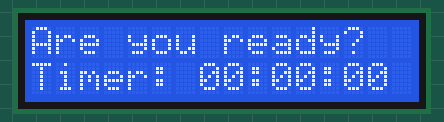
A sketch run on a simulated Arduino Uno, built with avr-gcc and run on an emulated ATmega328P. Parts: 16×2 character LCD.

Above: at 0.1 s.
At 4.1 s:
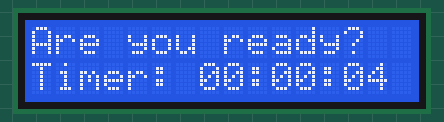
At 9.1 s:
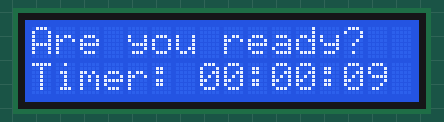
At 19.1 s:
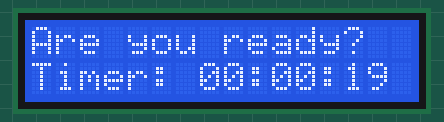
At 28.2 s:
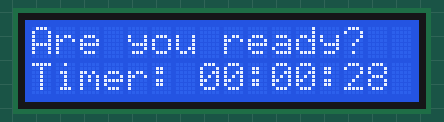
At 38.2 s:
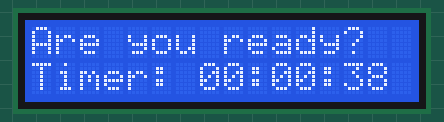

The sketch:

LCDTest.ino
```cpp
/*********************************
 * Filename: LCDTest.ino
 * Author  : Jesmigel A. Cantos
 * Purpose : To manipulate a 16x2 LCD display
 * Sample  : Custom clock
 * Style   : Modular coding
**********************************/

/******(Declaration of Objects)********/
// include the library code:
#include <LiquidCrystal.h>

/*********************************
 * initialize the lcd object with
 * the numbers of the interface pins
 * Pin assignment
 * AB     LCD     Description
 * 08     04      Register Select
 * 09     06      Enable Signal
 * 10     11      Digital I/O pin
 * 11     12      Digital I/O pin
 * 12     13      Digital I/O pin
 * 13     14      Digital I/O pin
**********************************/
// Note: array elements are the arduino board pins
LiquidCrystal lcd(8,9,10,11,12,13);

String str_Title = "Are you ready?";
String str_Time = "";

//Entire variable declaration(time)
int int_sec=0,int_min=0,int_hr=0;

/*************************************/

/**********( adjustTimeVariables )***********
 * Purpose: To modify each time variable
 *  accordingly
/********************************************/
void adjustTimeVariables(){
  delay(1000); // Waits for 1 second
  int_sec += 1;

  if(int_sec > 59){
    int_sec = 0;
    int_min += 1;
  }

  if(int_min > 59){
    int_min = 0;
    int_hr += 1;
  }


  if(int_hr > 23){
    int_hr = 0;
    int_min = 0;
    int_sec = 0;
  }
}

/****************( setStringTime )***********
 * Purpose: To interpret integer values and
 *  translate them to a time format with a
 *  string datatype
/********************************************/
String setStringTime(int int_sec,int int_min,int int_hr){
  String tmp_str = "";

  if(int_hr > 9){
    tmp_str = String(int_hr);
  }else{
    tmp_str = "0" + String(int_hr);
  }

  tmp_str += ":";

  if(int_min > 9){
    tmp_str += String(int_min);
  }else{
    tmp_str += "0" + String(int_min);
  }

  tmp_str += ":";

  if(int_sec > 9){
    tmp_str += String(int_sec);
  }else{
    tmp_str += "0" + String(int_sec);
  }

  return tmp_str;
}

void setup() {
  lcd.begin(16, 2); //LCD begins. dimension: 16x2(Coluns x Rows)
  lcd.setCursor(0, 0); // Positions the cursor in the first column (0) and the firt row (1) at LCD
  lcd.print(str_Title); //LCD write comand
  lcd.setCursor(0, 1); // Positions the cursor in the first column (0) and the second row (1) at LCD
  lcd.print("Timer:"); // LCD write command "GarageLab"
}

void loop() {
  lcd.setCursor(07, 1); // Positions the cursor on the fourteenth column (07) and the second line (1) LCD

  str_Time = setStringTime(int_sec,int_min,int_hr);

  lcd.print(str_Time); // Write the current value of the count variable in the LCD
  adjustTimeVariables();
}
```

Measured:
- what the display in image 1 shows lasts 1.0 s, from 4.1 s to 5.1 s
